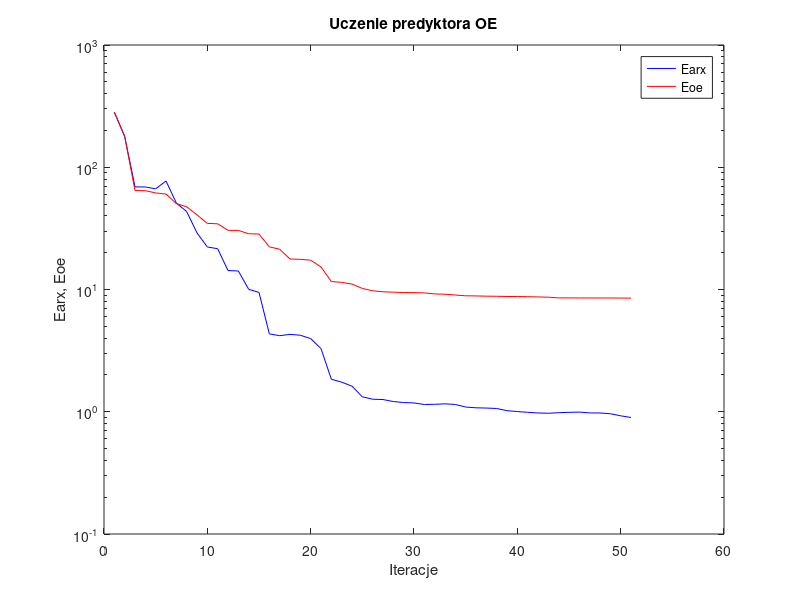
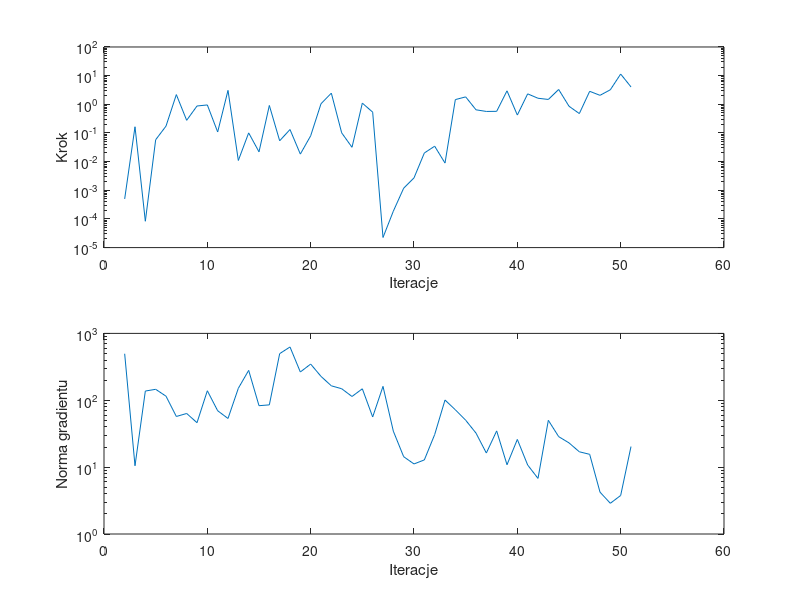

Write MATLAB code to recreate these figures, in order.
%uczenie predyktora oe
clear all;
n=0; farx(n+1)=2.817650e+002; foe(n+1)=2.820089e+002; wspucz(n+1)=0.000000e+000; ng(n+1)=0.000000e+000;
%odnowa zmiennej metryki
n=1; farx(n+1)=1.791174e+002; foe(n+1)=1.785291e+002; krok(n+1)=4.987505e-004; ng(n+1)=4.962018e+002;
n=2; farx(n+1)=6.909109e+001; foe(n+1)=6.448751e+001; krok(n+1)=1.643984e-001; ng(n+1)=1.048183e+001;
n=3; farx(n+1)=6.895004e+001; foe(n+1)=6.437154e+001; krok(n+1)=8.312662e-005; ng(n+1)=1.373647e+002;
n=4; farx(n+1)=6.663116e+001; foe(n+1)=6.163093e+001; krok(n+1)=5.793922e-002; ng(n+1)=1.458316e+002;
n=5; farx(n+1)=7.724291e+001; foe(n+1)=6.038901e+001; krok(n+1)=1.732520e-001; ng(n+1)=1.150917e+002;
n=6; farx(n+1)=5.095917e+001; foe(n+1)=5.039862e+001; krok(n+1)=2.180230e+000; ng(n+1)=5.721900e+001;
n=7; farx(n+1)=4.343051e+001; foe(n+1)=4.752315e+001; krok(n+1)=2.762929e-001; ng(n+1)=6.343294e+001;
n=8; farx(n+1)=2.904496e+001; foe(n+1)=4.079082e+001; krok(n+1)=8.726755e-001; ng(n+1)=4.620988e+001;
n=9; farx(n+1)=2.226855e+001; foe(n+1)=3.473550e+001; krok(n+1)=9.495372e-001; ng(n+1)=1.387434e+002;
n=10; farx(n+1)=2.156805e+001; foe(n+1)=3.447611e+001; krok(n+1)=1.082372e-001; ng(n+1)=6.969876e+001;
n=11; farx(n+1)=1.428447e+001; foe(n+1)=3.048681e+001; krok(n+1)=3.062035e+000; ng(n+1)=5.341232e+001;
n=12; farx(n+1)=1.417077e+001; foe(n+1)=3.043001e+001; krok(n+1)=1.095618e-002; ng(n+1)=1.511048e+002;
n=13; farx(n+1)=1.003960e+001; foe(n+1)=2.858748e+001; krok(n+1)=1.006208e-001; ng(n+1)=2.799141e+002;
n=14; farx(n+1)=9.467662e+000; foe(n+1)=2.842780e+001; krok(n+1)=2.191235e-002; ng(n+1)=8.293173e+001;
n=15; farx(n+1)=4.335413e+000; foe(n+1)=2.232725e+001; krok(n+1)=9.112329e-001; ng(n+1)=8.532908e+001;
n=16; farx(n+1)=4.190605e+000; foe(n+1)=2.136030e+001; krok(n+1)=5.335388e-002; ng(n+1)=4.980306e+002;
n=17; farx(n+1)=4.293858e+000; foe(n+1)=1.775532e+001; krok(n+1)=1.317940e-001; ng(n+1)=6.260792e+002;
n=18; farx(n+1)=4.225268e+000; foe(n+1)=1.765536e+001; krok(n+1)=1.830045e-002; ng(n+1)=2.646528e+002;
n=19; farx(n+1)=3.967134e+000; foe(n+1)=1.738466e+001; krok(n+1)=7.959957e-002; ng(n+1)=3.477163e+002;
n=20; farx(n+1)=3.285813e+000; foe(n+1)=1.528539e+001; krok(n+1)=1.044990e+000; ng(n+1)=2.275912e+002;
n=21; farx(n+1)=1.845176e+000; foe(n+1)=1.162236e+001; krok(n+1)=2.448603e+000; ng(n+1)=1.644019e+002;
n=22; farx(n+1)=1.746494e+000; foe(n+1)=1.144320e+001; krok(n+1)=1.010376e-001; ng(n+1)=1.488037e+002;
n=23; farx(n+1)=1.619010e+000; foe(n+1)=1.106769e+001; krok(n+1)=3.162969e-002; ng(n+1)=1.139064e+002;
n=24; farx(n+1)=1.324907e+000; foe(n+1)=1.020536e+001; krok(n+1)=1.098329e+000; ng(n+1)=1.484164e+002;
n=25; farx(n+1)=1.266403e+000; foe(n+1)=9.765001e+000; krok(n+1)=5.327344e-001; ng(n+1)=5.625275e+001;
%odnowa zmiennej metryki
n=26; farx(n+1)=1.258858e+000; foe(n+1)=9.576737e+000; krok(n+1)=2.253084e-005; ng(n+1)=1.613625e+002;
n=27; farx(n+1)=1.212230e+000; foe(n+1)=9.509702e+000; krok(n+1)=1.864955e-004; ng(n+1)=3.448840e+001;
n=28; farx(n+1)=1.189092e+000; foe(n+1)=9.443504e+000; krok(n+1)=1.182363e-003; ng(n+1)=1.432215e+001;
n=29; farx(n+1)=1.180873e+000; foe(n+1)=9.419865e+000; krok(n+1)=2.707062e-003; ng(n+1)=1.115801e+001;
n=30; farx(n+1)=1.146156e+000; foe(n+1)=9.383113e+000; krok(n+1)=2.000182e-002; ng(n+1)=1.281971e+001;
n=31; farx(n+1)=1.150353e+000; foe(n+1)=9.197149e+000; krok(n+1)=3.450322e-002; ng(n+1)=3.066571e+001;
n=32; farx(n+1)=1.161170e+000; foe(n+1)=9.156190e+000; krok(n+1)=8.894860e-003; ng(n+1)=1.008463e+002;
n=33; farx(n+1)=1.147164e+000; foe(n+1)=9.010072e+000; krok(n+1)=1.459230e+000; ng(n+1)=7.206332e+001;
n=34; farx(n+1)=1.092774e+000; foe(n+1)=8.882980e+000; krok(n+1)=1.814761e+000; ng(n+1)=5.032792e+001;
n=35; farx(n+1)=1.077170e+000; foe(n+1)=8.860086e+000; krok(n+1)=6.426558e-001; ng(n+1)=3.228288e+001;
n=36; farx(n+1)=1.072161e+000; foe(n+1)=8.818340e+000; krok(n+1)=5.631821e-001; ng(n+1)=1.624525e+001;
n=37; farx(n+1)=1.063593e+000; foe(n+1)=8.802825e+000; krok(n+1)=5.683253e-001; ng(n+1)=3.482571e+001;
n=38; farx(n+1)=1.020204e+000; foe(n+1)=8.769841e+000; krok(n+1)=2.953163e+000; ng(n+1)=1.085468e+001;
n=39; farx(n+1)=1.003822e+000; foe(n+1)=8.755187e+000; krok(n+1)=4.213257e-001; ng(n+1)=2.595839e+001;
n=40; farx(n+1)=9.896314e-001; foe(n+1)=8.734024e+000; krok(n+1)=2.314697e+000; ng(n+1)=1.075455e+001;
n=41; farx(n+1)=9.773653e-001; foe(n+1)=8.693840e+000; krok(n+1)=1.625559e+000; ng(n+1)=6.782527e+000;
n=42; farx(n+1)=9.720062e-001; foe(n+1)=8.648984e+000; krok(n+1)=1.476581e+000; ng(n+1)=5.014095e+001;
n=43; farx(n+1)=9.828588e-001; foe(n+1)=8.542343e+000; krok(n+1)=3.289758e+000; ng(n+1)=2.857945e+001;
n=44; farx(n+1)=9.893447e-001; foe(n+1)=8.532692e+000; krok(n+1)=8.559000e-001; ng(n+1)=2.304615e+001;
n=45; farx(n+1)=9.936133e-001; foe(n+1)=8.529579e+000; krok(n+1)=4.747686e-001; ng(n+1)=1.695906e+001;
n=46; farx(n+1)=9.783173e-001; foe(n+1)=8.524519e+000; krok(n+1)=2.840668e+000; ng(n+1)=1.554469e+001;
n=47; farx(n+1)=9.772314e-001; foe(n+1)=8.522750e+000; krok(n+1)=2.055430e+000; ng(n+1)=4.227076e+000;
n=48; farx(n+1)=9.638086e-001; foe(n+1)=8.521311e+000; krok(n+1)=3.211979e+000; ng(n+1)=2.879728e+000;
n=49; farx(n+1)=9.264984e-001; foe(n+1)=8.510790e+000; krok(n+1)=1.138196e+001; ng(n+1)=3.769739e+000;
n=50; farx(n+1)=8.973381e-001; foe(n+1)=8.496360e+000; krok(n+1)=4.036727e+000; ng(n+1)=2.031858e+001;

figure; semilogy(farx,'b'); hold on; semilogy(foe,'r'); xlabel('Iteracje'); ylabel('Earx, Eoe'); legend('Earx','Eoe'); title('Uczenie predyktora OE');
figure; subplot(2,1,1); semilogy(krok); xlabel('Iteracje'); ylabel('Krok');
subplot(2,1,2); semilogy(ng); xlabel('Iteracje'); ylabel('Norma gradientu');
Earx=farx(n+1)
Eoe=foe(n+1)
